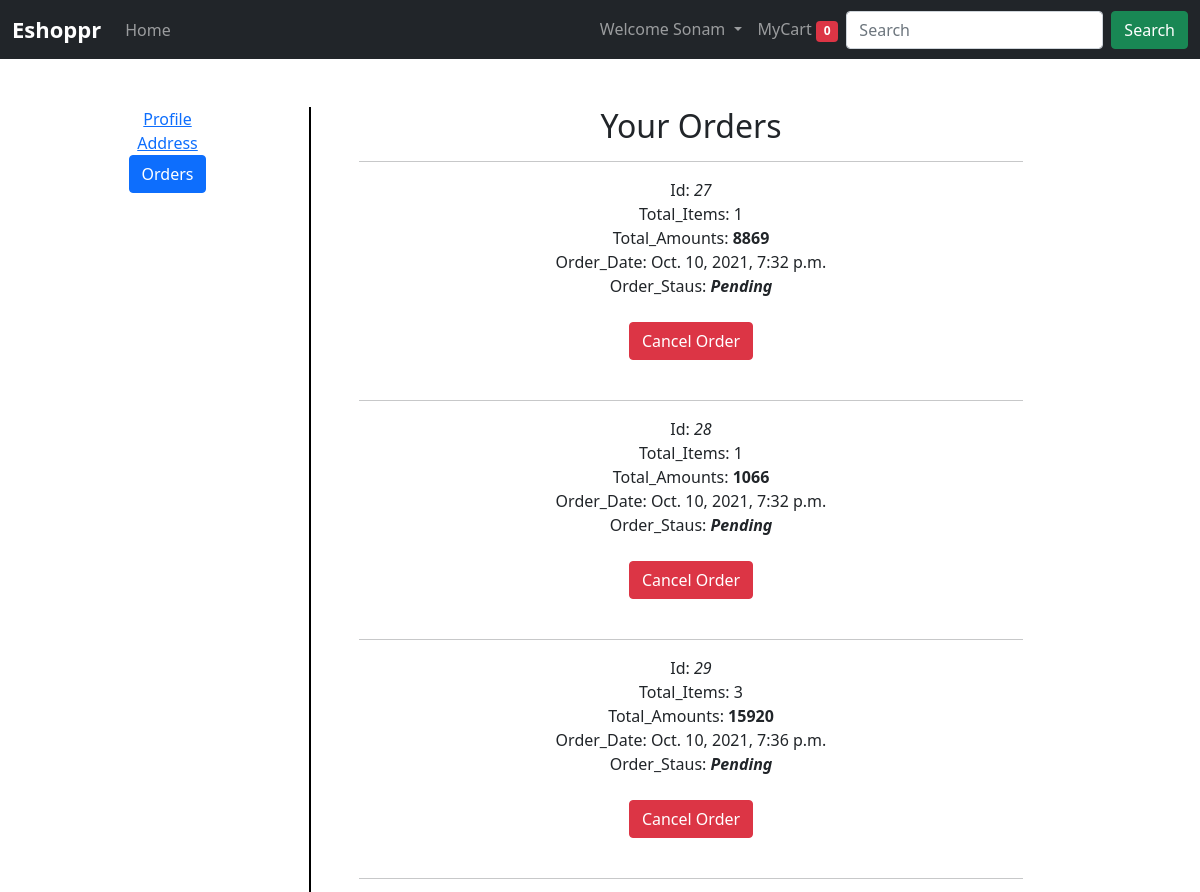
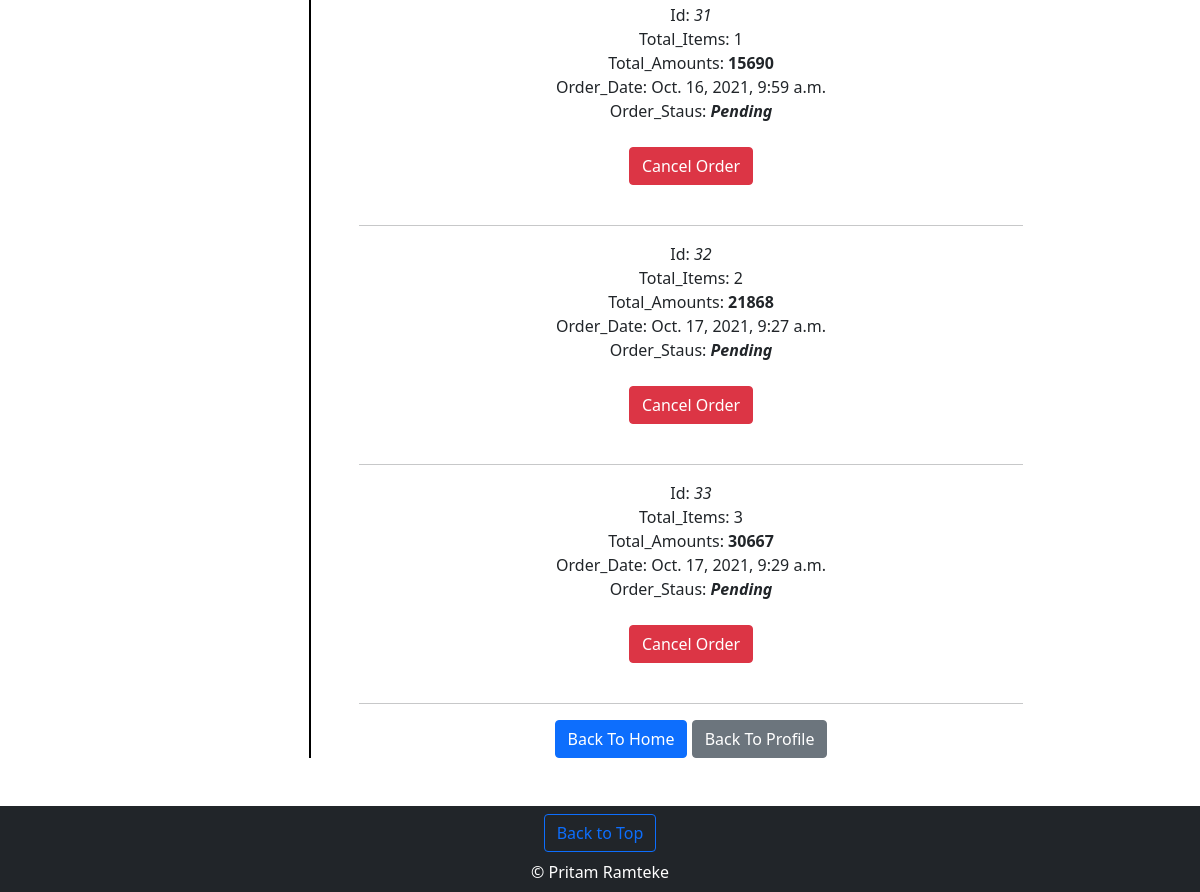
Page /orders/ (signed in) on the committed database (2 pictures, top to bottom).
### shop/models.py (models this page shows)
class Order(models.Model):
    user = models.ForeignKey(User,on_delete=models.CASCADE) ## many-to-one relationship
    product_count = models.IntegerField()
    total_amount = models.IntegerField()
    order_date = models.DateTimeField(blank=True,null=True)
    status = models.CharField(max_length=50,choices=STATUS_CHOICES,default='Pending')

### shop/views.py (the view)
# urls.py: path('orders/',views.orders,name='orders'),
@login_required(redirect_field_name='login',login_url='/login')
def orders(request):
    orders  = Order.objects.filter(user=request.user)
    context = {'orders':orders}
    return render(request,'shop/orders.html',context)

### shop/templates/shop/orders.html (shortened to what this page needs)
{% extends 'base.html' %}
{% load static %}
{% load mathfilters %}
{% block body %}
<div class='container mt-5 mb-5'>
    <div class="row">
        <div class="col-md-3 col-sm-3 col-xs-3 px-2 text-center" id='profile_menu'>
            <a href="{% url 'dashboard' %}" >Profile</a><br>
            <a href="{% url 'address' %}" >Address</a><br>
            <a href="{% url 'orders' %}" class='btn btn-primary'>Orders</a>
        </div>
        <div class="col-md-8 col-sm-8 col-xs-8 px-5 text-center">
            {% if orders %}
            <h2>Your Orders</h2>
            {% for order in orders %}
            <hr>
                <span>Id: <i>{{order.id}}</i></span><br>
                <span>Total_Items: {{order.product_count}}</span><br>
                <span>Total_Amounts: <b>{{order.total_amount}}</b></span><br>
                <span>Order_Date: {{order.order_date}}</span><br>
                <span>Order_Staus: <i><b>{{order.status}}</b></i></span><br>
                <br>
                <span><a href="{% url 'cancel_order' order.id %}" class='btn btn-danger'>Cancel Order</a></span><br>
            <br>
            {% endfor %}
            {% else %}
                <div class="alert alert-info">
                    No Orders Yet
                </div>
            {% endif %}
            <hr>
            <div class='mt-2'>
                <a href="{% url 'home' %}" class='btn btn-primary'>Back To Home</a>
                <a href="{% url 'dashboard' %}" class='btn btn-secondary'>Back To Profile</a><br>
            </div>
        </div>
        <div class="col-md-1"></div>
    </div>
</div>
{% endblock body %}

### templates/base.html (shortened to what this page needs)
{% load static %}
{% get_static_prefix as STATIC_PREFIX%}
<!DOCTYPE html>
<html lang="en">
<head>
    <link rel="stylesheet" href="{{STATIC_PREFIX}}mac/css/all.min.css">
    <link rel="stylesheet" href="{{STATIC_PREFIX}}mac/css/bootstrap.min.css">
    <link href="https://cdn.jsdelivr.net/npm/bootstrap@5.1.2/dist/css/bootstrap.min.css" rel="stylesheet">
        <link rel="stylesheet" href="https://cdnjs.cloudflare.com/ajax/libs/OwlCarousel2/2.3.4/assets/owl.carousel.min.css" />
        <link rel="stylesheet" href="https://cdnjs.cloudflare.com/ajax/libs/OwlCarousel2/2.3.4/assets/owl.theme.default.min.css" />
    <link rel="stylesheet" href="{{STATIC_PREFIX}}mac/css/shop.css">
</head>
<body id='top'>
     {% block navbar %} {% include 'navbar_shop.html' %} {% endblock navbar %}
    {% block body %}{% endblock body %}
    <footer class="footer mt-auto py-2 bg-dark">
        <div class="container text-center text-white">
            <a class="btn btn-outline-primary mb-2"  href="#top"> Back to Top</a><br>
            <span class="">© Pritam Ramteke</span>
        </div>
    </footer>
</body>
</html>

### templates/navbar_shop.html (shortened to what this page needs)
<nav class="navbar navbar-expand-lg navbar-dark bg-dark">
  <div class="container-fluid">
    <a class="navbar-brand" href="{% url 'home' %}">Eshoppr</a>
    <nav class="collapse navbar-collapse " id="navbarSupportedContent">
      <ul class="navbar-nav me-auto mb-2 mb-lg-0">
        <li class="nav-item">
          <a class="nav-link {{home}}" aria-current="page" href="{% url 'home' %}">Home</a>
        </li>
      </ul>
      <span class='d-flex'>
        <ul class="navbar-nav me-auto mb-2 mb-lg-0 ">
          {% if request.user.is_authenticated %}
          <li class="nav-item dropdown">
            <a class="nav-link dropdown-toggle" href="#" id="navbarDropdown" role="button" data-bs-toggle="dropdown"
              aria-expanded="false">
              Welcome {{request.user|capfirst}}
            </a>
          </li>
          <li class="nav-item  ">
            <a class="nav-link {{mycart}}" href="{% url 'mycart' %}">MyCart <span id='cart'
                class='badge bg-danger'>0</span></a>
          </li>
          {% endif %}
        </ul>
      </span>
      <form method='get' action='/search/' class='d-flex '>
          <input class="form-control me-2 search_form" type="search" placeholder="Search" aria-label="Search"
            name='search' id='search'>
          <button class="btn btn-success" type="submit">Search</button>
      </form>
    </nav>
  </div>
</nav>

### static/mac/css/shop.css (style rules this page uses)
.col-md-3, .col-xs-3, .col-sm-3 { display: inline-block; margin-left: -4px; }
.col-md-3, .col-xs-3, .col-sm-3 { height: auto; }
#profile_menu { border-right:solid black 2px ; }
.navbar-brand { font-weight: 800!important; font-size: 22px!important; }

### rows in the picture
Order: id "27", product_count "1", total_amount "8869", order_date "Oct. 10, 2021, 7:32 p.m.", status "Pending"
Order: id "28", product_count "1", total_amount "1066", order_date "Oct. 10, 2021, 7:32 p.m.", status "Pending"
Order: id "29", product_count "3", total_amount "15920", order_date "Oct. 10, 2021, 7:36 p.m.", status "Pending"
Order: id "31", product_count "1", total_amount "15690", order_date "Oct. 16, 2021, 9:59 a.m.", status "Pending"
Order: id "32", product_count "2", total_amount "21868", order_date "Oct. 17, 2021, 9:27 a.m.", status "Pending"
Order: id "33", product_count "3", total_amount "30667", order_date "Oct. 17, 2021, 9:29 a.m.", status "Pending"

### other values in the picture
{{ request.user|capfirst }} "Sonam"
